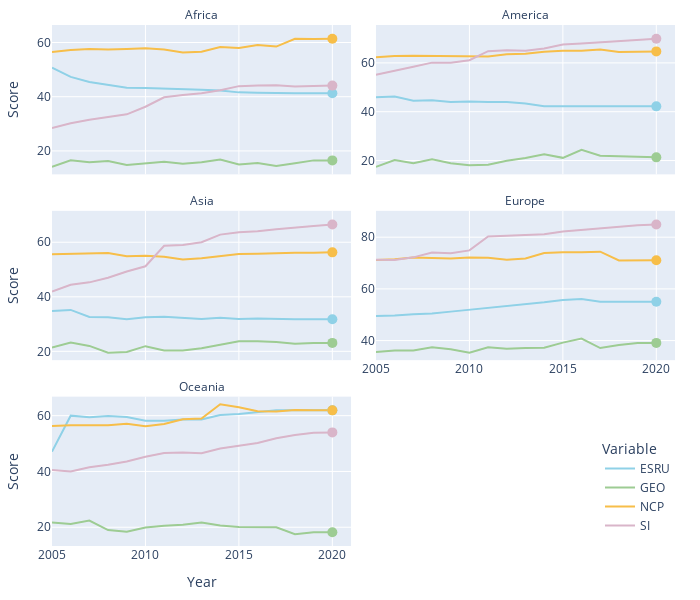

Source (notebook cell):
### Code cell
df = data[(data.Aggregation.isin(['Dimension']))].groupby(
    ["Variable_name", 'Variable', 'Year', 'Continent']).mean().reset_index()
df['Value'] = df['Value'].round(1)

fig = px.line(df,
              x='Year',
              y='Value',
              labels={'Year': 'Year', 'Value': 'Score', 'Variable_name': 'Dimension'},
              facet_col='Continent',
              color='Variable',
              facet_col_wrap=2,
              width=700,
              facet_col_spacing=0.04,
              #hover_name='Variable',
              hover_data={'Variable': False,
                          'Year': False,
                          'Value': False,
                          'Continent': False,
                          'Variable_name': False},
              height=600,
              color_discrete_sequence=["#8fd1e7", "#9dcc93", "#f7be49", "#d9b5c9"],
              )

fig.update_yaxes(matches=None, showgrid=True, showticklabels=True)
fig.update_xaxes(range=[2005, 2021])
fig.update_traces(mode='lines', hovertemplate="%{y}",)

dots = px.scatter(df[df.Year == 2020],
                  x='Year',
                  y='Value',
                  labels={'Year': 'Year', 'Value': 'Score'},
                  facet_col='Continent',
                  color='Variable',
                  facet_col_wrap=2,
                  width=700,
                  facet_col_spacing=0.04,
                  hover_data={'Variable': False,
                              'Year': False,
                              'Value': False,
                              'Continent': False,
                              'Variable_name': False},
                  height=600,
                  color_discrete_sequence=["#8fd1e7", "#9dcc93", "#f7be49", "#d9b5c9"],
                  )

dots.update_layout(showlegend=False, hovermode=False)

dots.update_traces(marker=dict(size=10, opacity=1))
for plot in dots.data:
    plot['showlegend'] = False
fig.add_traces(dots.data)

fig.for_each_annotation(lambda a: a.update(text=a.text.split("=")[-1]))
fig.update_xaxes(showticklabels=True, col=2, row=2)
fig.update_layout(legend=dict(
    yanchor="bottom",
    y=0.01,
    xanchor="right",
    x=1
))
fig.update_layout(margin={"r": 25, "t": 25, "l": 25, "b": 25})
fig.update_layout(hovermode="x unified")
